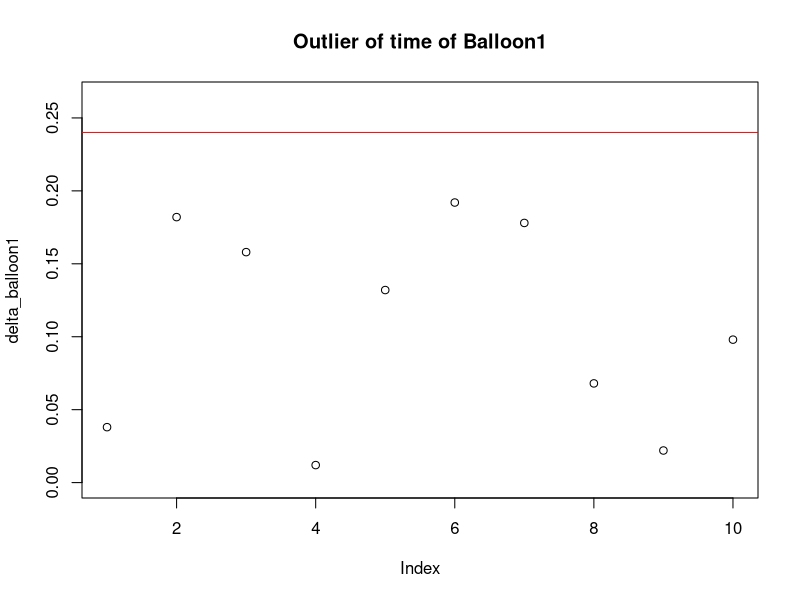
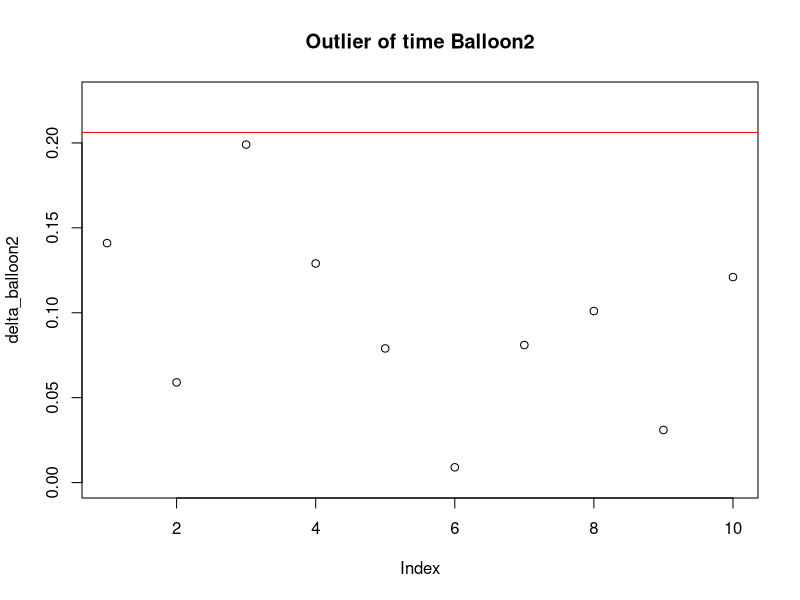
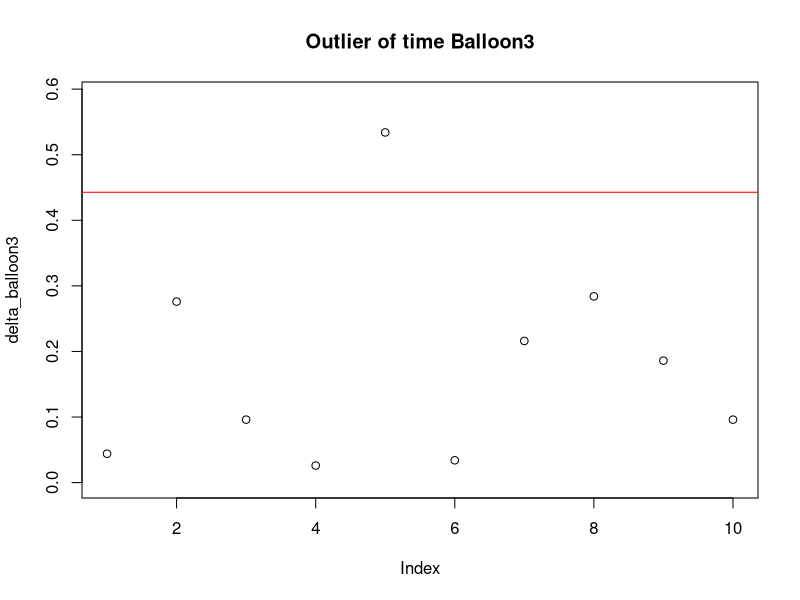

Write R code to recreate these figures, in order. (Note: this script raises an error after producing the figures.)
 # we firstly apply modified thompson tau approach to remove the outliers of the time dataset of each balloon
P <- 0.95
# for balloon1
Time_balloon1 <-c(4.92,5.14,4.80,4.97,5.09,5.15,4.78,4.89,4.98,4.86)
N_balloon1 <-length(Time_balloon1)
t_balloon1 <-qt(p=(1+P)/2,df= N_balloon1-2)
tau_balloon1 <- t_balloon1*(N_balloon1-1)/(sqrt(N_balloon1)*sqrt(N_balloon1-2+ t_balloon1^2))
deltaMax_balloon1 <- tau_balloon1*sd(Time_balloon1)
delta_balloon1 <- abs(Time_balloon1-mean(Time_balloon1))
quartz(w=5.5,h=5.5)
plot(delta_balloon1,ylim=c(0,1.1*max(c(delta_balloon1, deltaMax_balloon1))),main='Outlier of time of Balloon1')
abline(h= deltaMax_balloon1,col="red")
# then we subset the outlier for balloon 1
Time_balloon1<-subset(Time_balloon1, delta_balloon1 <deltaMax_balloon1)
# for balloon2
Time_balloon2 <-c(5.47,5.67,5.81,5.74,5.69,5.62,5.53,5.51,5.58,5.49)
N_balloon2 <-length(Time_balloon2)
t_balloon2 <-qt(p=(1+P)/2,df= N_balloon2-2)
tau_balloon2 <- t_balloon2*(N_balloon2-1)/(sqrt(N_balloon2)*sqrt(N_balloon2-2+ t_balloon2^2))
deltaMax_balloon2 <- tau_balloon2*sd(Time_balloon2)
delta_balloon2 <- abs(Time_balloon2-mean(Time_balloon2))
quartz(w=5.5,h=5.5)
plot(delta_balloon2,ylim=c(0,1.1*max(c(delta_balloon2, deltaMax_balloon2))),main='Outlier of time Balloon2')
abline(h= deltaMax_balloon2,col="red")
# then we subset the outlier for balloon 2
Time_balloon2<-subset(Time_balloon2, delta_balloon2 <deltaMax_balloon2)
# for balloon3
Time_balloon3 <-c(5.78,5.46,5.64,5.71,6.27,5.77,5.52,6.02,5.55,5.64)
N_balloon3 <-length(Time_balloon3)
t_balloon3 <-qt(p=(1+P)/2,df= N_balloon3-2)
tau_balloon3 <- t_balloon3*(N_balloon3-1)/(sqrt(N_balloon3)*sqrt(N_balloon3-2+ t_balloon3^2))
deltaMax_balloon3 <- tau_balloon3*sd(Time_balloon3)
delta_balloon3 <- abs(Time_balloon3-mean(Time_balloon3))
quartz(w=5.5,h=5.5)
plot(delta_balloon3,ylim=c(0,1.1*max(c(delta_balloon3, deltaMax_balloon3))),main='Outlier of time Balloon3')
abline(h= deltaMax_balloon3,col="red")
# then we subset the outlier for balloon 3
Time_balloon3<-subset(Time_balloon3, delta_balloon3 <deltaMax_balloon3)

# now we calculate the mean and standard deviation for the time of each balloon
t_balloon1<-mean(Time_balloon1) #unit:s
s_balloon1<-sd(Time_balloon1)
t_balloon2<-mean(Time_balloon2) #unit:s
s_balloon2<-sd(Time_balloon2)
t_balloon3<-mean(Time_balloon3) #unit:s
s_balloon3<-sd(Time_balloon3)

# standard uncertainty of time
u_t_balloon1<- s_balloon1
u_t_balloon2<- s_balloon2
u_t_balloon3<- s_balloon3

# standard uncertainty of height
# the s_height is 0.025 cm and the beta_height is 0.01cm
s_height<- 0.025/100 #unit:m
b_height<- 0.01/2/100 #unit:m
u_height<- sqrt(s_height^2+b_height^2)

# standard uncertainty of diameter of each balloon
# each s_d_balloon is 0.025 cm and each beta_d_balloon is 0.01 cm
s_d_balloon1<- 0.025/100 #unit:m
b_d_balloon1 <- 0.01/2/100 #unit:m
u_d_balloon1 <- sqrt(s_d_balloon1 ^2+ b_d_balloon1 ^2)
u_d_balloon2 <- u_d_balloon1
u_d_balloon3 <- u_d_balloon1

# standard uncertainty of mass of each balloon
# each s_m_balloon is 0 g and each beta_d_balloon is 0.02g
s_m_balloon1<- 0
s_m_balloon2<- 0
s_m_balloon3<- 0
b_m_balloon1<- 0.02/2/1000 #unit:kg
b_m_balloon2<-  0.02/2/1000 #unit:kg
b_m_balloon3<-  0.02/2/1000 #unit:kg
u_m_balloon1 <- sqrt(s_m_balloon1 ^2+ b_m_balloon1 ^2)
u_m_balloon2 <- u_m_balloon1
u_m_balloon3 <- u_m_balloon1

#####Uncertainty Interval of total force#####
### Taylor Series ###
print('Using Taylor Series Approach')
g<-9.8 #gravity acceleration
constant<-0.3039
# for balloon 1, standard uncertainty of the force is
d_exp<- (25/100) #unit:m
h_exp<- (440.5/100) #unit:m
t_exp<-t_balloon1
m_exp<-2/1000 #unit:kg
theta_d<- -constant*2*d_exp*(h_exp^2)/(t_exp^2)
theta_h<- -constant*2*(d_exp^2)*(h_exp)/(t_exp^2)
theta_t<- constant*2*(d_exp^2)*(h_exp^2)/(t_exp^3)
theta_m<-9.8
u_f_total_balloon1<-sqrt(theta_d^2*u_d_balloon1^2+theta_h^2*u_height^2+theta_t^2*u_t_balloon1^2+theta_m^2*u_m_balloon1^2) 
U_f_total_balloon1<-2* u_f_total_balloon1
f_total_balloon1<-m_exp*g-constant*(d_exp^2)*(h_exp^2)/(t_exp^2)
print(paste0('The 95% Uncertainty Interval of balloon 1 (d=25cm): ', f_total_balloon1,'±', U_f_total_balloon1,' (N)'))

# for balloon 2, standard uncertainty of the force is
d_exp<- (28/100) #unit:m
h_exp<- (440.5/100) #unit:m
t_exp<-t_balloon1
m_exp<-2.5/1000 #unit:kg
theta_d<- -constant*2*d_exp*(h_exp^2)/(t_exp^2)
theta_h<- -constant*2*(d_exp^2)*(h_exp)/(t_exp^2)
theta_t<- constant*2*(d_exp^2)*(h_exp^2)/(t_exp^3)
theta_m<-9.8
u_f_total_balloon2<-sqrt(theta_d^2*u_d_balloon2^2+theta_h^2*u_height^2+theta_t^2*u_t_balloon2^2+theta_m^2*u_m_balloon2^2) 
U_f_total_balloon2<-2* u_f_total_balloon2
f_total_balloon2<-m_exp*g-constant*(d_exp^2)*(h_exp^2)/(t_exp^2)
print(paste0('The 95% Uncertainty Interval of balloon 2 (d=28cm): ', f_total_balloon2,'±', U_f_total_balloon2,' (N)'))

# for balloon 3, standard uncertainty of the force is
d_exp<- (30/100) #unit:m
h_exp<- (440.5/100) #unit:m
t_exp<-t_balloon1
m_exp<-3/1000 #unit:kg
theta_d<- -constant*2*d_exp*(h_exp^2)/(t_exp^2)
theta_h<- -constant*2*(d_exp^2)*(h_exp)/(t_exp^2)
theta_t<- constant*2*(d_exp^2)*(h_exp^2)/(t_exp^3)
theta_m<-9.8
u_f_total_balloon3<-sqrt(theta_d^2*u_d_balloon3^2+theta_h^2*u_height^2+theta_t^2*u_t_balloon3^2+theta_m^2*u_m_balloon3^2) 
U_f_total_balloon3<-2* u_f_total_balloon3
f_total_balloon3<-m_exp*g-constant*(d_exp^2)*(h_exp^2)/(t_exp^2)
print(paste0('The 95% Uncertainty Interval of balloon 3 (d=30cm): ', f_total_balloon3,'±', U_f_total_balloon3,' (N)'))

### Monte Carlo Method ###
print('---------------------------------------------------------------------------------------------')
print('Using Monte Carlo Approach')
# for balloon 1, standard uncertainty of the force is
set.seed(100)
M<-1e6
P<-0.95
h_mc<- rnorm(n=M,mean=440.5/100,sd= u_height)
m_mc<- rnorm(n=M,mean=2/1000,sd= u_m_balloon1)
d_mc<- rnorm(n=M,mean=25/100,sd= u_d_balloon1)
t_mc<- rnorm(n=M,mean=t_balloon1,sd= u_t_balloon1)
MC_f_total_balloon1<- m_mc*g-constant*(h_mc^2)*(d_mc^2)/(t_mc)^2
Pmin<- (1-P)/2
Pmax<- (1+P)/2
MC_f_total_balloon1_UI<-quantile(MC_f_total_balloon1,probs=c(Pmin,Pmax))
bar<- (as.numeric(MC_f_total_balloon1_UI[1])+as.numeric(MC_f_total_balloon1_UI[2]))/2
u<- bar-as.numeric(MC_f_total_balloon1_UI[1])
print(paste0('The 95% Uncertainty Interval of balloon 1 (d=25cm): ',bar,'±', u,' (N)'))

# for balloon 2, standard uncertainty of the force is
M<-1e6
P<-0.95
h_mc<- rnorm(n=M,mean=440.5/100,sd= u_height)
m_mc<- rnorm(n=M,mean=2.5/1000,sd= u_m_balloon1)
d_mc<- rnorm(n=M,mean=28/100,sd= u_d_balloon1)
t_mc<- rnorm(n=M,mean=t_balloon1,sd= u_t_balloon1)
MC_f_total_balloon2<- m_mc*g-constant*(h_mc^2)*(d_mc^2)/(t_mc)^2
Pmin<- (1-P)/2
Pmax<- (1+P)/2
MC_f_total_balloon2_UI<-quantile(MC_f_total_balloon2,probs=c(Pmin,Pmax))
bar<- (as.numeric(MC_f_total_balloon2_UI[1])+as.numeric(MC_f_total_balloon2_UI[2]))/2
u<- bar-as.numeric(MC_f_total_balloon2_UI[1])
print(paste0('The 95% Uncertainty Interval of balloon 2 (d=28cm): ',bar,'±', u,' (N)'))

# for balloon 3, standard uncertainty of the force is
M<-1e6
P<-0.95
h_mc<- rnorm(n=M,mean=440.5/100,sd= u_height)
m_mc<- rnorm(n=M,mean=3/1000,sd= u_m_balloon1)
d_mc<- rnorm(n=M,mean=30/100,sd= u_d_balloon1)
t_mc<- rnorm(n=M,mean=t_balloon1,sd= u_t_balloon1)
MC_f_total_balloon3<- m_mc*g-constant*(h_mc^2)*(d_mc^2)/(t_mc)^2
Pmin<- (1-P)/2
Pmax<- (1+P)/2
MC_f_total_balloon3_UI<-quantile(MC_f_total_balloon3,probs=c(Pmin,Pmax))
bar<- (as.numeric(MC_f_total_balloon3_UI[1])+as.numeric(MC_f_total_balloon3_UI[2]))/2
u<- bar-as.numeric(MC_f_total_balloon3_UI[1])
print(paste0('The 95% Uncertainty Interval of balloon 3 (d=30cm): ',bar,'±', u,' (N)'))

#####Balance Check with the law of conservation#####
print('---------------------------------------------------------------------------------------------')
print('Balance Check')
# for balloon 1
Theoretical_balloon1<- 0.002*(2*4.405)/(t_balloon1)^2
abs_balloon1<- abs(Theoretical_balloon1-f_total_balloon1)
print(paste0('for balloon1, abs(F_theorectical-F_experiment), ',abs_balloon1))
print(paste0('for balloon1, expanded uncertainty, ', U_f_total_balloon1))
if (abs_balloon1<U_f_total_balloon1){print('The total force of the balloon 1 is conserved')}else{print('The total force of the balloon 1 is not conserved')}
print('')
# for balloon 2
Theoretical_balloon2<- 0.0025*(2*4.405)/(t_balloon2)^2
abs_balloon2<- abs(Theoretical_balloon2-f_total_balloon2)
print(paste0('for balloon2, abs(F_theorectical-F_experiment), ',abs_balloon2))
print(paste0('for balloon2, expanded uncertainty, ', U_f_total_balloon2))
if (abs_ballon2<U_f_total_balloon2){print('The total force of the balloon 2 is conserved')}else{print('The total force of the balloon 2 is not conserved')}
print('')
# for balloon 3
Theoretical_balloon3<- 0.003*(2*4.405)/(t_balloon3)^2
abs_balloon3<- abs(Theoretical_balloon3-f_total_balloon3)
print(paste0('for balloon3, abs(F_theorectical-F_experiment), ',abs_balloon3))
print(paste0('for balloon3, expanded uncertainty, ', U_f_total_balloon3))
if (abs_balloon3<U_f_total_balloon3){print('The total force of the balloon 3 is conserved')}else{print('The total force of the balloon 3 is not conserved')}
